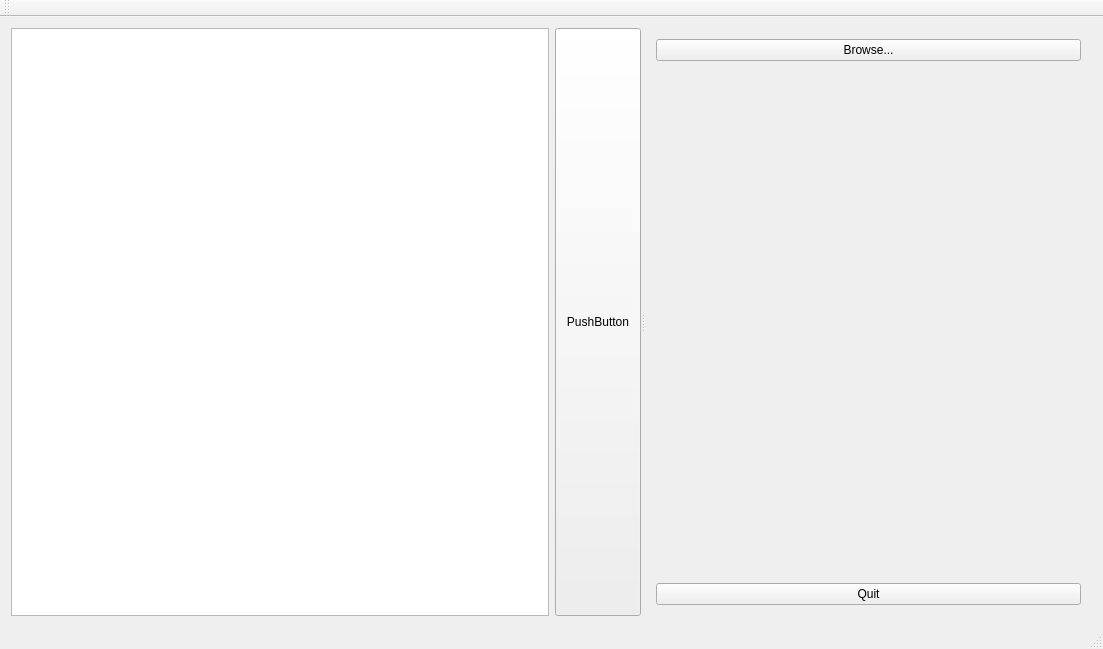
<?xml version="1.0" encoding="UTF-8"?>
<ui version="4.0">
 <class>MainWindow</class>
 <widget class="QMainWindow" name="MainWindow">
  <property name="geometry">
   <rect>
    <x>0</x>
    <y>0</y>
    <width>1103</width>
    <height>649</height>
   </rect>
  </property>
  <property name="windowTitle">
   <string>MainWindow</string>
  </property>
  <widget class="QWidget" name="centralWidget">
   <layout class="QHBoxLayout" name="horizontalLayout">
    <item>
     <widget class="QListView" name="history"/>
    </item>
    <item>
     <widget class="QSplitter" name="splitter">
      <property name="orientation">
       <enum>Qt::Horizontal</enum>
      </property>
      <widget class="QPushButton" name="Display">
       <property name="text">
        <string>PushButton</string>
       </property>
      </widget>
      <widget class="QStackedWidget" name="stackedWidget">
       <property name="currentIndex">
        <number>0</number>
       </property>
       <widget class="QWidget" name="page_main">
        <layout class="QGridLayout" name="gridLayout">
         <item row="1" column="0">
          <widget class="QPushButton" name="pushButton_2">
           <property name="text">
            <string>Browse...</string>
           </property>
          </widget>
         </item>
         <item row="2" column="0">
          <spacer name="verticalSpacer">
           <property name="orientation">
            <enum>Qt::Vertical</enum>
           </property>
           <property name="sizeHint" stdset="0">
            <size>
             <width>20</width>
             <height>40</height>
            </size>
           </property>
          </spacer>
         </item>
         <item row="3" column="0">
          <widget class="QPushButton" name="pushButton_3">
           <property name="text">
            <string>Quit</string>
           </property>
          </widget>
         </item>
        </layout>
       </widget>
       <widget class="QWidget" name="Edit_Mode">
        <layout class="QGridLayout" name="gridLayout_2">
         <item row="13" column="0">
          <widget class="QPushButton" name="button_back">
           <property name="text">
            <string>Back</string>
           </property>
          </widget>
         </item>
         <item row="8" column="0">
          <widget class="QPushButton" name="button_sharpen">
           <property name="text">
            <string>Sharpen</string>
           </property>
          </widget>
         </item>
         <item row="5" column="0">
          <spacer name="verticalSpacer_4">
           <property name="orientation">
            <enum>Qt::Vertical</enum>
           </property>
           <property name="sizeHint" stdset="0">
            <size>
             <width>20</width>
             <height>40</height>
            </size>
           </property>
          </spacer>
         </item>
         <item row="0" column="0">
          <widget class="QPushButton" name="button_hist">
           <property name="text">
            <string>Histogram Equalization</string>
           </property>
           <property name="autoDefault">
            <bool>false</bool>
           </property>
           <property name="flat">
            <bool>false</bool>
           </property>
          </widget>
         </item>
         <item row="11" column="0">
          <spacer name="verticalSpacer_6">
           <property name="orientation">
            <enum>Qt::Vertical</enum>
           </property>
           <property name="sizeHint" stdset="0">
            <size>
             <width>20</width>
             <height>40</height>
            </size>
           </property>
          </spacer>
         </item>
         <item row="3" column="0">
          <spacer name="verticalSpacer_5">
           <property name="orientation">
            <enum>Qt::Vertical</enum>
           </property>
           <property name="sizeHint" stdset="0">
            <size>
             <width>20</width>
             <height>40</height>
            </size>
           </property>
          </spacer>
         </item>
         <item row="9" column="0">
          <spacer name="verticalSpacer_8">
           <property name="orientation">
            <enum>Qt::Vertical</enum>
           </property>
           <property name="sizeHint" stdset="0">
            <size>
             <width>20</width>
             <height>40</height>
            </size>
           </property>
          </spacer>
         </item>
         <item row="1" column="0">
          <spacer name="verticalSpacer_3">
           <property name="orientation">
            <enum>Qt::Vertical</enum>
           </property>
           <property name="sizeHint" stdset="0">
            <size>
             <width>20</width>
             <height>40</height>
            </size>
           </property>
          </spacer>
         </item>
         <item row="6" column="0">
          <widget class="QPushButton" name="button_blur">
           <property name="text">
            <string>Blur</string>
           </property>
          </widget>
         </item>
         <item row="7" column="0">
          <spacer name="verticalSpacer_2">
           <property name="orientation">
            <enum>Qt::Vertical</enum>
           </property>
           <property name="sizeHint" stdset="0">
            <size>
             <width>20</width>
             <height>40</height>
            </size>
           </property>
          </spacer>
         </item>
         <item row="12" column="0">
          <widget class="QPushButton" name="button_save">
           <property name="text">
            <string>Save</string>
           </property>
          </widget>
         </item>
         <item row="4" column="0">
          <widget class="QPushButton" name="button_gamma">
           <property name="text">
            <string>Gamma Correction</string>
           </property>
          </widget>
         </item>
         <item row="2" column="0">
          <widget class="QPushButton" name="button_log">
           <property name="text">
            <string>Log Transform</string>
           </property>
          </widget>
         </item>
         <item row="10" column="0">
          <spacer name="verticalSpacer_7">
           <property name="orientation">
            <enum>Qt::Vertical</enum>
           </property>
           <property name="sizeHint" stdset="0">
            <size>
             <width>20</width>
             <height>40</height>
            </size>
           </property>
          </spacer>
         </item>
         <item row="8" column="1">
          <widget class="QListWidget" name="listWidget"/>
         </item>
        </layout>
       </widget>
       <widget class="QWidget" name="page_hist">
        <layout class="QGridLayout" name="gridLayout_3">
         <item row="5" column="0">
          <widget class="QPushButton" name="apply_hist">
           <property name="text">
            <string>Apply</string>
           </property>
          </widget>
         </item>
         <item row="4" column="0">
          <spacer name="verticalSpacer_10">
           <property name="orientation">
            <enum>Qt::Vertical</enum>
           </property>
           <property name="sizeHint" stdset="0">
            <size>
             <width>20</width>
             <height>40</height>
            </size>
           </property>
          </spacer>
         </item>
         <item row="3" column="0">
          <spacer name="verticalSpacer_9">
           <property name="orientation">
            <enum>Qt::Vertical</enum>
           </property>
           <property name="sizeHint" stdset="0">
            <size>
             <width>20</width>
             <height>40</height>
            </size>
           </property>
          </spacer>
         </item>
         <item row="1" column="0">
          <widget class="QLabel" name="label">
           <property name="text">
            <string>Histogram Equalization</string>
           </property>
          </widget>
         </item>
         <item row="2" column="0">
          <widget class="QSlider" name="slider_hist">
           <property name="maximum">
            <number>5</number>
           </property>
           <property name="orientation">
            <enum>Qt::Horizontal</enum>
           </property>
           <property name="tickPosition">
            <enum>QSlider::TicksAbove</enum>
           </property>
          </widget>
         </item>
         <item row="0" column="0">
          <spacer name="verticalSpacer_11">
           <property name="orientation">
            <enum>Qt::Vertical</enum>
           </property>
           <property name="sizeHint" stdset="0">
            <size>
             <width>20</width>
             <height>40</height>
            </size>
           </property>
          </spacer>
         </item>
        </layout>
       </widget>
       <widget class="QWidget" name="page_log">
        <layout class="QGridLayout" name="gridLayout_4">
         <item row="3" column="0">
          <spacer name="verticalSpacer_12">
           <property name="orientation">
            <enum>Qt::Vertical</enum>
           </property>
           <property name="sizeHint" stdset="0">
            <size>
             <width>20</width>
             <height>40</height>
            </size>
           </property>
          </spacer>
         </item>
         <item row="1" column="0">
          <widget class="QLabel" name="label_2">
           <property name="text">
            <string>Log Transform</string>
           </property>
          </widget>
         </item>
         <item row="4" column="0">
          <spacer name="verticalSpacer_13">
           <property name="orientation">
            <enum>Qt::Vertical</enum>
           </property>
           <property name="sizeHint" stdset="0">
            <size>
             <width>20</width>
             <height>40</height>
            </size>
           </property>
          </spacer>
         </item>
         <item row="5" column="0">
          <widget class="QPushButton" name="apply_log">
           <property name="text">
            <string>Apply</string>
           </property>
          </widget>
         </item>
         <item row="2" column="0">
          <layout class="QFormLayout" name="formLayout_2">
           <item row="0" column="0">
            <widget class="QLabel" name="label_3">
             <property name="text">
              <string>Log Base</string>
             </property>
            </widget>
           </item>
           <item row="0" column="1">
            <widget class="QLineEdit" name="text_log">
             <property name="text">
              <string>e</string>
             </property>
            </widget>
           </item>
          </layout>
         </item>
         <item row="0" column="0">
          <spacer name="verticalSpacer_14">
           <property name="orientation">
            <enum>Qt::Vertical</enum>
           </property>
           <property name="sizeHint" stdset="0">
            <size>
             <width>20</width>
             <height>40</height>
            </size>
           </property>
          </spacer>
         </item>
        </layout>
       </widget>
       <widget class="QWidget" name="page_gamma">
        <layout class="QGridLayout" name="gridLayout_5">
         <item row="5" column="0">
          <spacer name="verticalSpacer_17">
           <property name="orientation">
            <enum>Qt::Vertical</enum>
           </property>
           <property name="sizeHint" stdset="0">
            <size>
             <width>20</width>
             <height>40</height>
            </size>
           </property>
          </spacer>
         </item>
         <item row="4" column="0">
          <spacer name="verticalSpacer_16">
           <property name="orientation">
            <enum>Qt::Vertical</enum>
           </property>
           <property name="sizeHint" stdset="0">
            <size>
             <width>20</width>
             <height>40</height>
            </size>
           </property>
          </spacer>
         </item>
         <item row="3" column="0">
          <layout class="QFormLayout" name="formLayout_3">
           <item row="0" column="0">
            <widget class="QLabel" name="label_4">
             <property name="text">
              <string>Gamma Value</string>
             </property>
            </widget>
           </item>
           <item row="0" column="1">
            <widget class="QLineEdit" name="text_gamma">
             <property name="text">
              <string>1</string>
             </property>
            </widget>
           </item>
          </layout>
         </item>
         <item row="6" column="0">
          <widget class="QPushButton" name="apply_gamma">
           <property name="text">
            <string>Apply</string>
           </property>
          </widget>
         </item>
         <item row="1" column="0">
          <widget class="QLabel" name="label_5">
           <property name="text">
            <string>Gamma Correction</string>
           </property>
          </widget>
         </item>
         <item row="0" column="0">
          <spacer name="verticalSpacer_15">
           <property name="orientation">
            <enum>Qt::Vertical</enum>
           </property>
           <property name="sizeHint" stdset="0">
            <size>
             <width>20</width>
             <height>40</height>
            </size>
           </property>
          </spacer>
         </item>
        </layout>
       </widget>
       <widget class="QWidget" name="page_blur">
        <layout class="QGridLayout" name="gridLayout_6">
         <item row="4" column="0">
          <widget class="QPushButton" name="apply_blur">
           <property name="text">
            <string>Apply</string>
           </property>
          </widget>
         </item>
         <item row="2" column="0">
          <layout class="QFormLayout" name="formLayout_4">
           <item row="0" column="0">
            <widget class="QLabel" name="label_6">
             <property name="text">
              <string>Filter Size</string>
             </property>
            </widget>
           </item>
           <item row="0" column="1">
            <widget class="QSlider" name="slider_blur">
             <property name="minimum">
              <number>1</number>
             </property>
             <property name="maximum">
              <number>11</number>
             </property>
             <property name="singleStep">
              <number>2</number>
             </property>
             <property name="orientation">
              <enum>Qt::Horizontal</enum>
             </property>
             <property name="tickPosition">
              <enum>QSlider::TicksBelow</enum>
             </property>
            </widget>
           </item>
          </layout>
         </item>
         <item row="1" column="0">
          <widget class="QLabel" name="label_7">
           <property name="text">
            <string>Blur</string>
           </property>
          </widget>
         </item>
         <item row="0" column="0">
          <spacer name="verticalSpacer_18">
           <property name="orientation">
            <enum>Qt::Vertical</enum>
           </property>
           <property name="sizeHint" stdset="0">
            <size>
             <width>20</width>
             <height>40</height>
            </size>
           </property>
          </spacer>
         </item>
         <item row="3" column="0">
          <spacer name="verticalSpacer_19">
           <property name="orientation">
            <enum>Qt::Vertical</enum>
           </property>
           <property name="sizeHint" stdset="0">
            <size>
             <width>20</width>
             <height>40</height>
            </size>
           </property>
          </spacer>
         </item>
        </layout>
       </widget>
       <widget class="QWidget" name="page_sharpen">
        <layout class="QGridLayout" name="gridLayout_7">
         <item row="4" column="0">
          <spacer name="verticalSpacer_21">
           <property name="orientation">
            <enum>Qt::Vertical</enum>
           </property>
           <property name="sizeHint" stdset="0">
            <size>
             <width>20</width>
             <height>40</height>
            </size>
           </property>
          </spacer>
         </item>
         <item row="0" column="0">
          <spacer name="verticalSpacer_20">
           <property name="orientation">
            <enum>Qt::Vertical</enum>
           </property>
           <property name="sizeHint" stdset="0">
            <size>
             <width>20</width>
             <height>40</height>
            </size>
           </property>
          </spacer>
         </item>
         <item row="5" column="0">
          <widget class="QPushButton" name="apply_sharpen">
           <property name="text">
            <string>Apply</string>
           </property>
          </widget>
         </item>
         <item row="2" column="0">
          <layout class="QFormLayout" name="formLayout_5">
           <item row="0" column="0">
            <widget class="QLabel" name="label_8">
             <property name="text">
              <string>Sharpness</string>
             </property>
            </widget>
           </item>
           <item row="0" column="1">
            <widget class="QSlider" name="slider_sharpen">
             <property name="maximum">
              <number>30</number>
             </property>
             <property name="orientation">
              <enum>Qt::Horizontal</enum>
             </property>
            </widget>
           </item>
          </layout>
         </item>
         <item row="1" column="0">
          <widget class="QLabel" name="label_9">
           <property name="text">
            <string>Adjust Sharpness</string>
           </property>
          </widget>
         </item>
         <item row="3" column="0">
          <spacer name="verticalSpacer_22">
           <property name="orientation">
            <enum>Qt::Vertical</enum>
           </property>
           <property name="sizeHint" stdset="0">
            <size>
             <width>20</width>
             <height>40</height>
            </size>
           </property>
          </spacer>
         </item>
        </layout>
       </widget>
      </widget>
     </widget>
    </item>
   </layout>
  </widget>
  <widget class="QMenuBar" name="menuBar">
   <property name="geometry">
    <rect>
     <x>0</x>
     <y>0</y>
     <width>1103</width>
     <height>22</height>
    </rect>
   </property>
  </widget>
  <widget class="QToolBar" name="mainToolBar">
   <attribute name="toolBarArea">
    <enum>TopToolBarArea</enum>
   </attribute>
   <attribute name="toolBarBreak">
    <bool>false</bool>
   </attribute>
  </widget>
  <widget class="QStatusBar" name="statusBar"/>
 </widget>
 <layoutdefault spacing="6" margin="11"/>
 <resources/>
 <connections/>
</ui>
